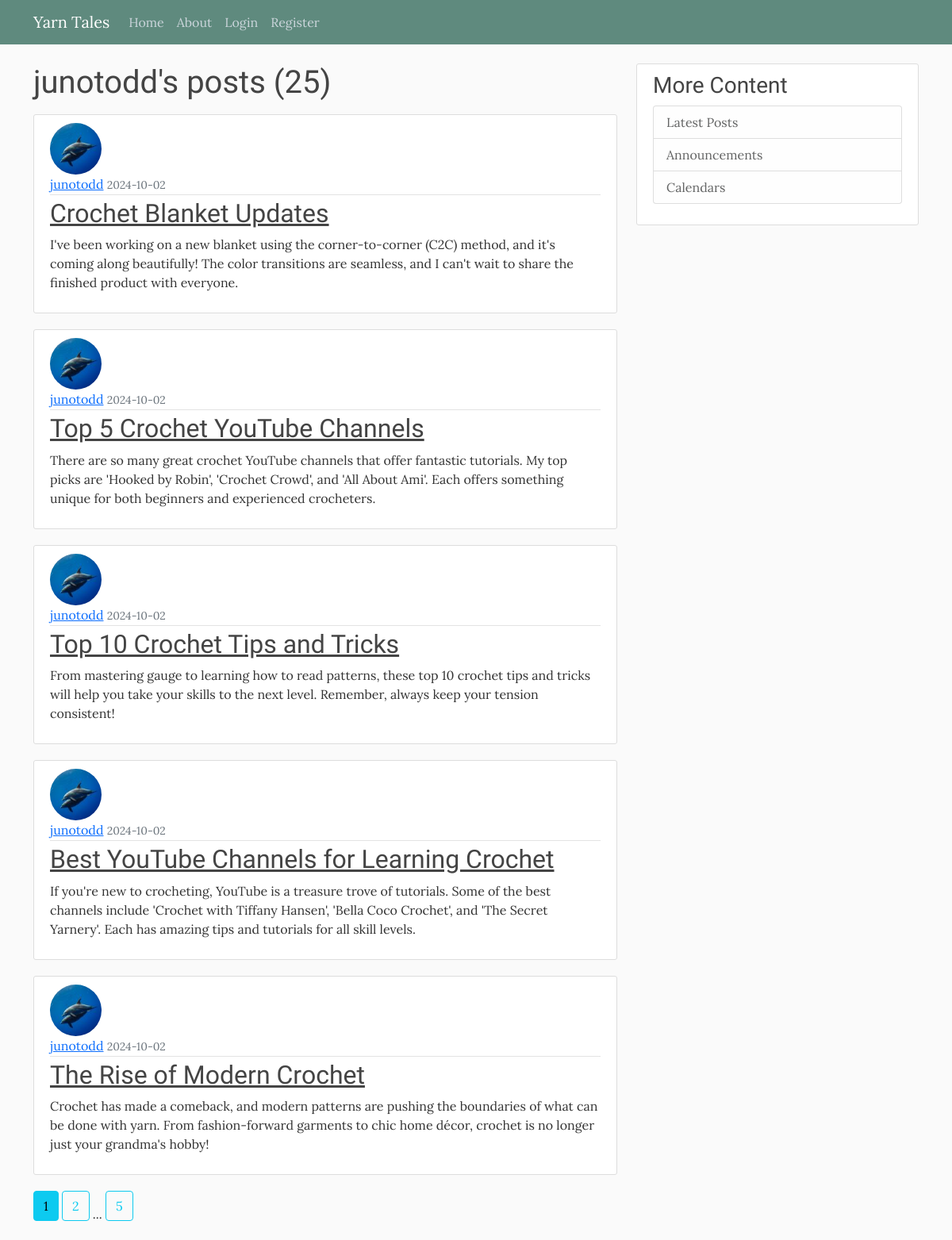
Page /user/junotodd on the committed database.
### flaskblog/models.py (models this page shows, shortened)
class User(db.Model, UserMixin):
    id = db.Column(db.Integer, primary_key=True)
    username = db.Column(db.String(20), unique=True, nullable=False)
    email = db.Column(db.String(120), unique=True, nullable=False)
    image_file = db.Column(db.String(20), nullable=False, default='default.jpg')
    password = db.Column(db.String(60), nullable=False)
    posts = db.relationship('Post', backref='author', lazy=True)

class Post(db.Model):
    id = db.Column(db.Integer, primary_key=True)
    title = db.Column(db.String(100), nullable=False)
    date_posted = db.Column(db.DateTime, nullable=False, default=datetime.utcnow)
    content = db.Column(db.Text, nullable=False)
    user_id = db.Column(db.Integer, db.ForeignKey('user.id'), nullable=False)

### flaskblog/users/routes.py (the view)
@users.route("/user/<string:username>")
def user_post(username):
    page = request.args.get('page', 1, type=int)
    user = User.query.filter_by(username=username).first_or_404()
    posts = Post.query.filter_by(author=user)\
        .order_by(Post.date_posted.desc())\
        .paginate(page=page, per_page=5)
    return render_template('user_post.html', posts=posts, user=user)

### flaskblog/templates/user_post.html
{% extends "layout.html" %}
{% block content %}
<h1 class="mb-3">{{ user.username }}'s posts ({{ posts.total }})</h1>
{% for post in posts.items %}
<article class="media content-section">
    <img class="rounded-circle article-img"
        src="{{ url_for('static', filename='profile_pics/' + post.author.image_file) }}" alt="">
    <div class="media-body">
        <div class="article-metadata">
            <a class="mr-2" href="{{ url_for('users.user_post', username=post.author.username) }}">{{
                post.author.username
                }}</a>
            <small class="text-muted">{{ post.date_posted.strftime('%Y-%m-%d') }}</small>
        </div>
        <h2><a class="article-title" href="{{ url_for('posts.post', post_id=post.id) }}">{{ post.title }}</a></h2>
        <p class="article-content">{{ post.content }}</p>
    </div>
</article>
{% endfor %}
{% for page_num in posts.iter_pages(left_edge=1, right_edge=1, left_current=1, right_current=2) %}
{% if page_num %}
{% if posts.page == page_num %}
<a class="btn btn-info mb-4" href="{{ url_for('users.user_post', username=user.username, page=page_num ) }}">{{ page_num
    }}</a>
{% else %}
<a class="btn btn-outline-info mb-4" href="{{ url_for('users.user_post', username=user.username, page=page_num ) }}">{{
    page_num }}</a>
{% endif %}
{% else %}
...
{% endif %}
{% endfor %}
{% endblock content %}

### flaskblog/static/main.css (style rules this page uses)
body { background: #fafafa; color: #333333; margin-top: 5rem; font-family: "Lora", serif; font-optical-sizing: auto; font-weight: 400; }
h1, h2, h3, h4, h5, h6 { color: #444444; font-family: "Satisfy", cursive; font-weight: 400; font-style: normal; }
.content-section { background: #ffffff; padding: 10px 20px; border: 1px solid #dddddd; border-radius: 3px; margin-bottom: 20px; }
.article-title { color: #444444; }
.article-content { white-space: pre-line; }
.article-img { height: 65px; width: 65px; margin-right: 16px; }
.article-metadata { padding-bottom: 1px; margin-bottom: 4px; border-bottom: 1px solid #e3e3e3 }

### rows in the picture
User: username "junotodd"
Post: image_file (picture), author.username "junotodd", date_posted "2024-10-02", title "Crochet Blanket Updates", content "I've been working on a new blanket using the corner-to-corner (C2C) method, and it's coming along beautifully! The color transitions are seamless, and I can't wait to share the finished product with everyone."
Post: image_file (picture), author.username "junotodd", date_posted "2024-10-02", title "Top 5 Crochet YouTube Channels", content "There are so many great crochet YouTube channels that offer fantastic tutorials. My top picks are 'Hooked by Robin', 'Crochet Crowd', and 'All About Ami'. Each offers something unique for both beginners and experienced crocheters."
Post: image_file (picture), author.username "junotodd", date_posted "2024-10-02", title "Top 10 Crochet Tips and Tricks", content "From mastering gauge to learning how to read patterns, these top 10 crochet tips and tricks will help you take your skills to the next level. Remember, always keep your tension consistent!"
Post: image_file (picture), author.username "junotodd", date_posted "2024-10-02", title "Best YouTube Channels for Learning Crochet", content "If you're new to crocheting, YouTube is a treasure trove of tutorials. Some of the best channels include 'Crochet with Tiffany Hansen', 'Bella Coco Crochet', and 'The Secret Yarnery'. Each has amazing tips and tutorials for all skill levels."
Post: image_file (picture), author.username "junotodd", date_posted "2024-10-02", title "The Rise of Modern Crochet", content "Crochet has made a comeback, and modern patterns are pushing the boundaries of what can be done with yarn. From fashion-forward garments to chic home décor, crochet is no longer just your grandma's hobby!"

### other values in the picture
{{ posts.total }} "25"
{{ page_num }} "1"
{{ page_num }} "2" "5"
